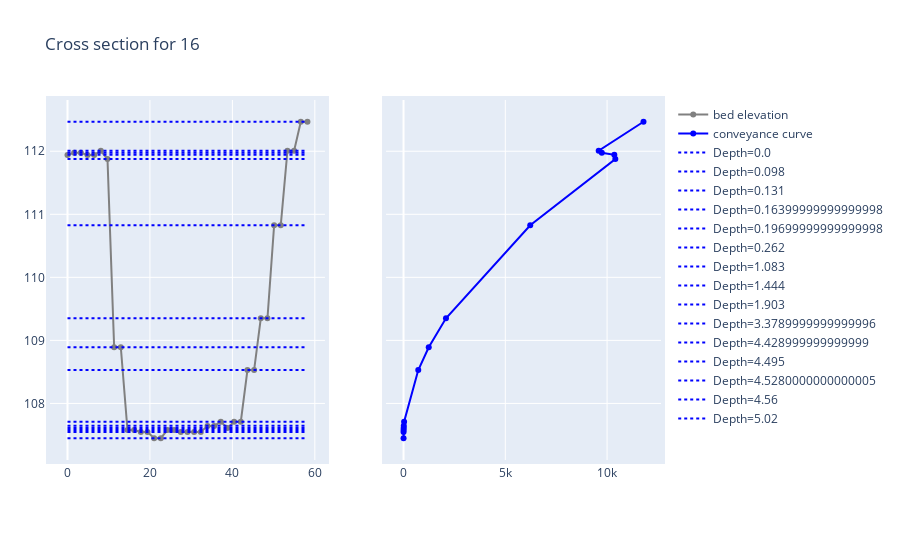

Source (notebook cell):
### Code cell
invert = 107.448
fig = plot_xs(conveyance_df=df, xs_df=df_xs, invert=invert, level_fld='level', z_fld = 'z', offset_fld='offset')

fig.update_layout(
    title='Cross section for 16',
    autosize=True,
#     width=2400,
#     height=800,
    margin=dict(
        l=50,
        r=50,
        b=100,
        t=100,
        pad=4
    ),
    paper_bgcolor="White",
)
